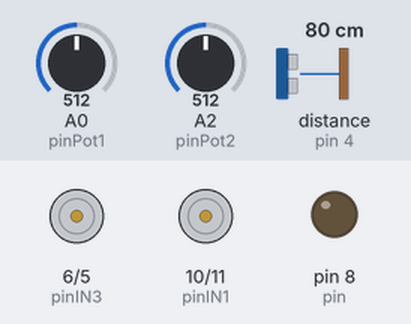
Simulated run of this sketch. Board: Arduino Uno, built with avr-gcc and run on an emulated ATmega328P. Parts: motor-driver pin pairs drawn as motors (green arrow = first pin HIGH = forward, orange = second pin HIGH = backward, longer = more drive), output pins drawn as LEDs (lit = HIGH). Inputs (shaded band) come from the test bench; at power-on: A0 (pinPot1) = 512, A2 (pinPot2) = 512, distance to the obstacle (sensor on pin 4) 80 cm. The echo pulse lasts 58.3 µs per cm; what the sketch prints to the serial monitor is not drawn.

Above: at 1.2 s.
1.3 s: A0 (pinPot1) set to 716
At 2.0 s:
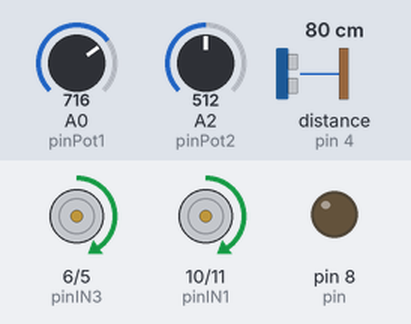
2.8 s: A2 (pinPot2) set to 716
At 3.2 s:
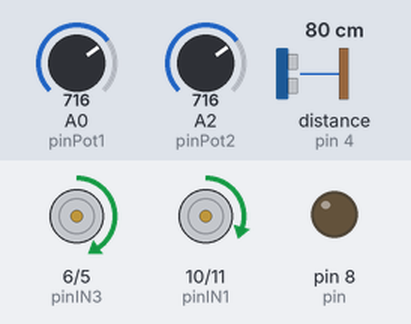
4.3 s: A0 (pinPot1) set to 900
At 5.5 s:
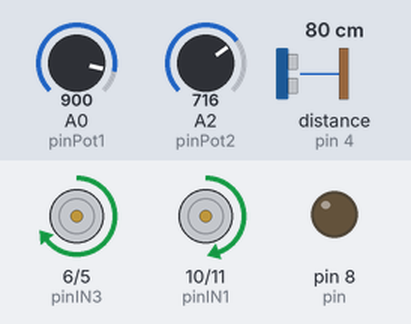
5.8 s: A2 (pinPot2) set to 900
At 6.6 s:
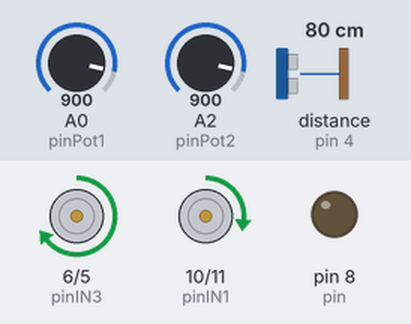
7.3 s: A2 (pinPot2) set to 1023
At 7.8 s:
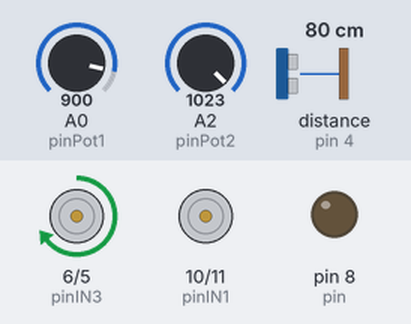
8.8 s: A0 (pinPot1) set to 502
At 10.1 s:
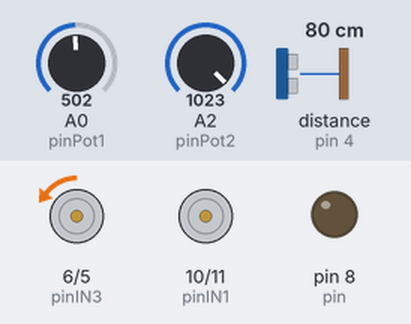
Timing chart, 0 to 11.3 s (numbered marks = the images above; inputs shaded):
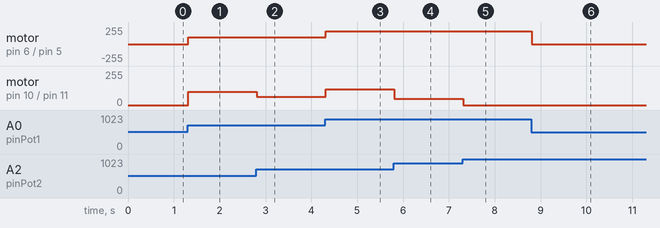

Measured:
- after the input at 1.3 s, motor on pin 6 (pinIN3) / pin 5 (pinIN4), motor on pin 10 (pinIN1) / pin 11 (pinIN2): stopped → forward 101/255 at once
- after the input at 2.8 s, motor on pin 10 (pinIN1) / pin 11 (pinIN2): forward 101/255 → forward 61/255 at once
- after the input at 4.3 s, motor on pin 6 (pinIN3) / pin 5 (pinIN4): forward 101/255 → forward 193/255 at once; motor on pin 10 (pinIN1) / pin 11 (pinIN2): forward 61/255 → forward 117/255 at once
- after the input at 5.8 s, motor on pin 10 (pinIN1) / pin 11 (pinIN2): forward 117/255 → forward 48/255 at once
- after the input at 7.3 s, motor on pin 10 (pinIN1) / pin 11 (pinIN2): forward 48/255 → stopped at once
- after the input at 8.8 s, motor on pin 6 (pinIN3) / pin 5 (pinIN4): forward 193/255 → backward 4/255 at once

The sketch:

cadeira_teste_novos_conceitos.ino
```cpp
//*************** Definição dos Pinos ***********************
#define pinIN1 10    //Motor 1
#define pinIN2 11     //Motor 1
#define pinIN3 6     //Motor 2
#define pinIN4 5     //Motor 2
#define pinPot1  A0  //Potenciometro Frente e Reverso
#define pinPot2  A2  //Potenciometro Direito e Esquerdo
#define pin 8

#include <Ultrasonic.h>

#define TRIGGER_PIN  2
#define ECHO_PIN     4

Ultrasonic ultrasonic(TRIGGER_PIN, ECHO_PIN);


//*************** Variaveis para registro do estado do Joystick  ************
int pot1 = 512;
int pot2 = 512;
boolean botao1 = false;


//*************** Variaveis para controle da direção ************
int pDireita  = 100;
int pEsquerda = 100;


void setup() {
  pinMode(pin, OUTPUT);
  pinMode(pinIN1, OUTPUT);
  pinMode(pinIN2, OUTPUT);
  pinMode(pinIN3, OUTPUT);
  pinMode(pinIN4, OUTPUT);
  Serial.begin(9600);
}


void loop() {

  float cmMsec, inMsec;
  long microsec = ultrasonic.timing();

  cmMsec = ultrasonic.convert(microsec, Ultrasonic::CM);

  //Leitura do Joystick (potenciometros)
  pot1 = analogRead(pinPot1);
  pot2 = analogRead(pinPot2);


  //Controle da direção
  if (pot2 < 512) {
    //Esquerda
    pDireita  = 100;
    pEsquerda = map(pot2, 511, 0, 100, 0);
  } else {
    //Direita
    pDireita  = map(pot2, 512, 1023, 100, 0);
    pEsquerda = 100;
  }

  if (pot1 < 512) {
    //Reverso
    int velocidade = map(pot1, 511, 0, 0, 255);

    analogWrite(pinIN1, 0);
    analogWrite(pinIN2, velocidade * pDireita / 100);

    analogWrite(pinIN3, 0);
    analogWrite(pinIN4, velocidade * pEsquerda / 100);

  }


  else {
    //Para frente
    int velocidade = map(pot1, 512, 1023, 0, 255);

    analogWrite(pinIN1, velocidade * pDireita / 100);
    analogWrite(pinIN2, 0);

    analogWrite(pinIN3, velocidade * pEsquerda / 100);
    analogWrite(pinIN4, 0);
  }


    if(cmMsec < 100 && pot1 < 50){


    digitalWrite(8, HIGH);

  }

  else {

    digitalWrite(8, LOW);

  }


  Serial.print(", /n CM: ");
  Serial.print(cmMsec);

}
```
